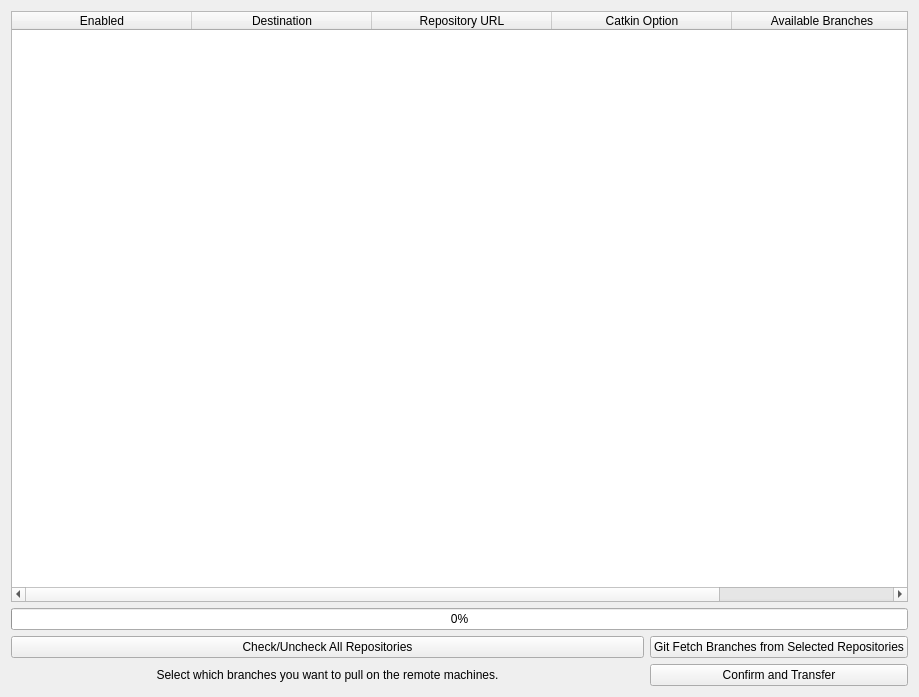
<?xml version="1.0" encoding="UTF-8"?>
<ui version="4.0">
 <class>Dialog</class>
 <widget class="QDialog" name="Dialog">
  <property name="geometry">
   <rect>
    <x>0</x>
    <y>0</y>
    <width>919</width>
    <height>697</height>
   </rect>
  </property>
  <property name="windowTitle">
   <string>Dialog</string>
  </property>
  <layout class="QGridLayout" name="gridLayout_3">
   <item row="0" column="0">
    <layout class="QGridLayout" name="gridLayout" columnstretch="1,0">
     <item row="3" column="1">
      <widget class="QPushButton" name="confirmTransferButton">
       <property name="text">
        <string>Confirm and Transfer</string>
       </property>
       <property name="autoDefault">
        <bool>false</bool>
       </property>
      </widget>
     </item>
     <item row="1" column="0" colspan="2">
      <widget class="QProgressBar" name="fetchBar">
       <property name="value">
        <number>0</number>
       </property>
      </widget>
     </item>
     <item row="3" column="0">
      <widget class="QLabel" name="label">
       <property name="text">
        <string>Select which branches you want to pull on the remote machines.</string>
       </property>
       <property name="alignment">
        <set>Qt::AlignCenter</set>
       </property>
      </widget>
     </item>
     <item row="2" column="0">
      <widget class="QPushButton" name="checkAllButton">
       <property name="text">
        <string>Check/Uncheck All Repositories</string>
       </property>
       <property name="autoDefault">
        <bool>false</bool>
       </property>
      </widget>
     </item>
     <item row="0" column="0" colspan="2">
      <widget class="QTableWidget" name="repoTable">
       <property name="editTriggers">
        <set>QAbstractItemView::NoEditTriggers</set>
       </property>
       <attribute name="horizontalHeaderDefaultSectionSize">
        <number>180</number>
       </attribute>
       <attribute name="horizontalHeaderStretchLastSection">
        <bool>true</bool>
       </attribute>
       <attribute name="verticalHeaderVisible">
        <bool>false</bool>
       </attribute>
       <column>
        <property name="text">
         <string>Enabled</string>
        </property>
       </column>
       <column>
        <property name="text">
         <string>Destination</string>
        </property>
       </column>
       <column>
        <property name="text">
         <string>Repository URL</string>
        </property>
       </column>
       <column>
        <property name="text">
         <string>Catkin Option</string>
        </property>
       </column>
       <column>
        <property name="text">
         <string>Available Branches</string>
        </property>
       </column>
      </widget>
     </item>
     <item row="2" column="1">
      <widget class="QPushButton" name="gitFetchButton">
       <property name="text">
        <string>Git Fetch Branches from Selected Repositories</string>
       </property>
       <property name="autoDefault">
        <bool>false</bool>
       </property>
      </widget>
     </item>
    </layout>
   </item>
  </layout>
 </widget>
 <resources/>
 <connections/>
</ui>
